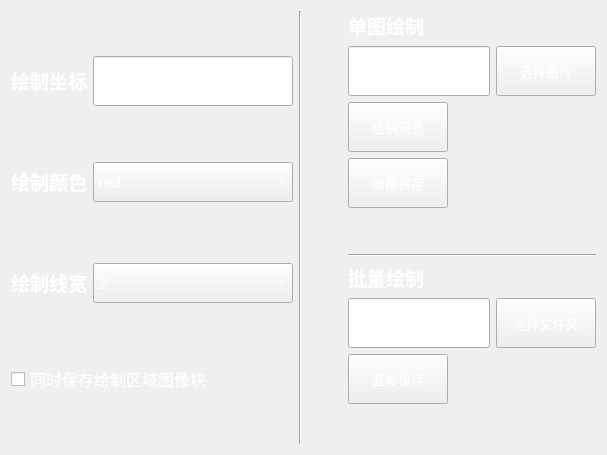
      <widget class="QWidget" name="drawBox">
       <layout class="QHBoxLayout" name="horizontalLayout_30">
        <item>
         <layout class="QVBoxLayout" name="verticalLayout_8">
          <item>
           <layout class="QHBoxLayout" name="horizontalLayout_27">
            <item>
             <widget class="QLabel" name="label_11">
              <property name="sizePolicy">
               <sizepolicy hsizetype="Fixed" vsizetype="Fixed">
                <horstretch>0</horstretch>
                <verstretch>0</verstretch>
               </sizepolicy>
              </property>
              <property name="minimumSize">
               <size>
                <width>0</width>
                <height>50</height>
               </size>
              </property>
              <property name="maximumSize">
               <size>
                <width>16777215</width>
                <height>50</height>
               </size>
              </property>
              <property name="font">
               <font>
                <family>Microsoft YaHei</family>
                <pointsize>14</pointsize>
                <weight>3</weight>
                <italic>false</italic>
                <bold>false</bold>
               </font>
              </property>
              <property name="styleSheet">
               <string notr="true">font: 25 14pt &quot;Microsoft YaHei&quot;;</string>
              </property>
              <property name="text">
               <string>&lt;html&gt;&lt;head/&gt;&lt;body&gt;&lt;p align=&quot;center&quot;&gt;&lt;span style=&quot; font-weight:600; color:#ffffff;&quot;&gt;绘制坐标&lt;/span&gt;&lt;/p&gt;&lt;/body&gt;&lt;/html&gt;</string>
              </property>
             </widget>
            </item>
            <item>
             <widget class="QLineEdit" name="drawPos">
              <property name="sizePolicy">
               <sizepolicy hsizetype="Expanding" vsizetype="Fixed">
                <horstretch>0</horstretch>
                <verstretch>0</verstretch>
               </sizepolicy>
              </property>
              <property name="minimumSize">
               <size>
                <width>200</width>
                <height>50</height>
               </size>
              </property>
              <property name="maximumSize">
               <size>
                <width>0</width>
                <height>50</height>
               </size>
              </property>
              <property name="font">
               <font>
                <pointsize>10</pointsize>
               </font>
              </property>
              <property name="styleSheet">
               <string notr="true">color: rgb(255, 255, 255);</string>
              </property>
              <property name="text">
               <string/>
              </property>
             </widget>
            </item>
           </layout>
          </item>
          <item>
           <layout class="QHBoxLayout" name="horizontalLayout_28">
            <item>
             <widget class="QLabel" name="label_15">
              <property name="sizePolicy">
               <sizepolicy hsizetype="Fixed" vsizetype="Fixed">
                <horstretch>0</horstretch>
                <verstretch>0</verstretch>
               </sizepolicy>
              </property>
              <property name="minimumSize">
               <size>
                <width>0</width>
                <height>50</height>
               </size>
              </property>
              <property name="maximumSize">
               <size>
                <width>16777215</width>
                <height>50</height>
               </size>
              </property>
              <property name="font">
               <font>
                <family>Microsoft YaHei</family>
                <pointsize>14</pointsize>
                <weight>3</weight>
                <italic>false</italic>
                <bold>false</bold>
               </font>
              </property>
              <property name="styleSheet">
               <string notr="true">font: 25 14pt &quot;Microsoft YaHei&quot;;</string>
              </property>
              <property name="text">
               <string>&lt;html&gt;&lt;head/&gt;&lt;body&gt;&lt;p align=&quot;center&quot;&gt;&lt;span style=&quot; font-weight:600; color:#ffffff;&quot;&gt;绘制颜色&lt;/span&gt;&lt;/p&gt;&lt;/body&gt;&lt;/html&gt;</string>
              </property>
             </widget>
            </item>
            <item>
             <widget class="QComboBox" name="drawColor">
              <property name="sizePolicy">
               <sizepolicy hsizetype="Expanding" vsizetype="Fixed">
                <horstretch>0</horstretch>
                <verstretch>0</verstretch>
               </sizepolicy>
              </property>
              <property name="minimumSize">
               <size>
                <width>100</width>
                <height>40</height>
               </size>
              </property>
              <property name="maximumSize">
               <size>
                <width>200</width>
                <height>40</height>
               </size>
              </property>
              <property name="font">
               <font>
                <pointsize>12</pointsize>
               </font>
              </property>
              <property name="styleSheet">
               <string notr="true">color: rgb(255, 255, 255);</string>
              </property>
              <item>
               <property name="text">
                <string>red</string>
               </property>
              </item>
              <item>
               <property name="text">
                <string>yellow</string>
               </property>
              </item>
              <item>
               <property name="text">
                <string>blue</string>
               </property>
              </item>
              <item>
               <property name="text">
                <string>green</string>
               </property>
              </item>
              <item>
               <property name="text">
                <string>brown</string>
               </property>
              </item>
              <item>
               <property name="text">
                <string>gray</string>
               </property>
              </item>
              <item>
               <property name="text">
                <string>purple</string>
               </property>
              </item>
              <item>
               <property name="text">
                <string>pink</string>
               </property>
              </item>
              <item>
               <property name="text">
                <string>black</string>
               </property>
              </item>
              <item>
               <property name="text">
                <string>white</string>
               </property>
              </item>
             </widget>
            </item>
           </layout>
          </item>
          <item>
           <layout class="QHBoxLayout" name="horizontalLayout_29">
            <item>
             <widget class="QLabel" name="label_16">
              <property name="sizePolicy">
               <sizepolicy hsizetype="Fixed" vsizetype="Fixed">
                <horstretch>0</horstretch>
                <verstretch>0</verstretch>
               </sizepolicy>
              </property>
              <property name="minimumSize">
               <size>
                <width>0</width>
                <height>50</height>
               </size>
              </property>
              <property name="maximumSize">
               <size>
                <width>16777215</width>
                <height>50</height>
               </size>
              </property>
              <property name="font">
               <font>
                <family>Microsoft YaHei</family>
                <pointsize>14</pointsize>
                <weight>3</weight>
                <italic>false</italic>
                <bold>false</bold>
               </font>
              </property>
              <property name="styleSheet">
               <string notr="true">font: 25 14pt &quot;Microsoft YaHei&quot;;</string>
              </property>
              <property name="text">
               <string>&lt;html&gt;&lt;head/&gt;&lt;body&gt;&lt;p align=&quot;center&quot;&gt;&lt;span style=&quot; font-weight:600; color:#ffffff;&quot;&gt;绘制线宽&lt;/span&gt;&lt;/p&gt;&lt;/body&gt;&lt;/html&gt;</string>
              </property>
             </widget>
            </item>
            <item>
             <widget class="QComboBox" name="drawWidth">
              <property name="sizePolicy">
               <sizepolicy hsizetype="Expanding" vsizetype="Fixed">
                <horstretch>0</horstretch>
                <verstretch>0</verstretch>
               </sizepolicy>
              </property>
              <property name="minimumSize">
               <size>
                <width>100</width>
                <height>40</height>
               </size>
              </property>
              <property name="maximumSize">
               <size>
                <width>200</width>
                <height>40</height>
               </size>
              </property>
              <property name="font">
               <font>
                <pointsize>12</pointsize>
               </font>
              </property>
              <property name="styleSheet">
               <string notr="true">color: rgb(255, 255, 255);</string>
              </property>
              <property name="currentIndex">
               <number>1</number>
              </property>
              <item>
               <property name="text">
                <string>1</string>
               </property>
              </item>
              <item>
               <property name="text">
                <string>2</string>
               </property>
              </item>
              <item>
               <property name="text">
                <string>3</string>
               </property>
              </item>
              <item>
               <property name="text">
                <string>4</string>
               </property>
              </item>
              <item>
               <property name="text">
                <string>5</string>
               </property>
              </item>
              <item>
               <property name="text">
                <string>6</string>
               </property>
              </item>
              <item>
               <property name="text">
                <string>7</string>
               </property>
              </item>
              <item>
               <property name="text">
                <string>8</string>
               </property>
              </item>
              <item>
               <property name="text">
                <string>9</string>
               </property>
              </item>
              <item>
               <property name="text">
                <string>10</string>
               </property>
              </item>
             </widget>
            </item>
           </layout>
          </item>
          <item>
           <widget class="QCheckBox" name="checkBox">
            <property name="minimumSize">
             <size>
              <width>0</width>
              <height>40</height>
             </size>
            </property>
            <property name="maximumSize">
             <size>
              <width>16777215</width>
              <height>40</height>
             </size>
            </property>
            <property name="font">
             <font>
              <pointsize>12</pointsize>
             </font>
            </property>
            <property name="layoutDirection">
             <enum>Qt::LeftToRight</enum>
            </property>
            <property name="styleSheet">
             <string notr="true">color: rgb(255, 255, 255);</string>
            </property>
            <property name="text">
             <string>同时保存绘制区域图像块</string>
            </property>
           </widget>
          </item>
         </layout>
        </item>
        <item>
         <widget class="Line" name="line_2">
          <property name="orientation">
           <enum>Qt::Vertical</enum>
          </property>
         </widget>
        </item>
        <item>
         <spacer name="horizontalSpacer_23">
          <property name="orientation">
           <enum>Qt::Horizontal</enum>
          </property>
          <property name="sizeType">
           <enum>QSizePolicy::Fixed</enum>
          </property>
          <property name="sizeHint" stdset="0">
           <size>
            <width>40</width>
            <height>20</height>
           </size>
          </property>
         </spacer>
        </item>
        <item>
         <layout class="QVBoxLayout" name="verticalLayout_10">
          <item>
           <widget class="QLabel" name="label_4">
            <property name="sizePolicy">
             <sizepolicy hsizetype="Fixed" vsizetype="Fixed">
              <horstretch>0</horstretch>
              <verstretch>0</verstretch>
             </sizepolicy>
            </property>
            <property name="font">
             <font>
              <family>Microsoft YaHei</family>
              <pointsize>14</pointsize>
              <weight>3</weight>
              <italic>false</italic>
              <bold>false</bold>
             </font>
            </property>
            <property name="styleSheet">
             <string notr="true">font: 25 14pt &quot;Microsoft YaHei&quot;;</string>
            </property>
            <property name="text">
             <string>&lt;html&gt;&lt;head/&gt;&lt;body&gt;&lt;p align=&quot;center&quot;&gt;&lt;span style=&quot; font-weight:600; color:#ffffff;&quot;&gt;单图绘制&lt;/span&gt;&lt;/p&gt;&lt;/body&gt;&lt;/html&gt;</string>
            </property>
           </widget>
          </item>
          <item>
           <layout class="QHBoxLayout" name="horizontalLayout_25">
            <item>
             <widget class="QLineEdit" name="singleDrawPath">
              <property name="sizePolicy">
               <sizepolicy hsizetype="Expanding" vsizetype="Fixed">
                <horstretch>0</horstretch>
                <verstretch>0</verstretch>
               </sizepolicy>
              </property>
              <property name="minimumSize">
               <size>
                <width>0</width>
                <height>50</height>
               </size>
              </property>
              <property name="maximumSize">
               <size>
                <width>1000</width>
                <height>50</height>
               </size>
              </property>
              <property name="font">
               <font>
                <pointsize>12</pointsize>
               </font>
              </property>
              <property name="styleSheet">
               <string notr="true">color: rgb(255, 255, 255);</string>
              </property>
              <property name="text">
               <string/>
              </property>
             </widget>
            </item>
            <item>
             <widget class="QPushButton" name="singleDrawButton">
              <property name="sizePolicy">
               <sizepolicy hsizetype="Fixed" vsizetype="Fixed">
                <horstretch>0</horstretch>
                <verstretch>0</verstretch>
               </sizepolicy>
              </property>
              <property name="minimumSize">
               <size>
                <width>100</width>
                <height>50</height>
               </size>
              </property>
              <property name="maximumSize">
               <size>
                <width>16777215</width>
                <height>50</height>
               </size>
              </property>
              <property name="font">
               <font>
                <family>Microsoft YaHei</family>
                <pointsize>10</pointsize>
               </font>
              </property>
              <property name="styleSheet">
               <string notr="true">color: rgb(255, 255, 255);</string>
              </property>
              <property name="text">
               <string>选择图片</string>
              </property>
             </widget>
            </item>
           </layout>
          </item>
          <item>
           <widget class="QPushButton" name="singleDrawPreview">
            <property name="sizePolicy">
             <sizepolicy hsizetype="Fixed" vsizetype="Fixed">
              <horstretch>0</horstretch>
              <verstretch>0</verstretch>
             </sizepolicy>
            </property>
            <property name="minimumSize">
             <size>
              <width>100</width>
              <height>50</height>
             </size>
            </property>
            <property name="maximumSize">
             <size>
              <width>16777215</width>
              <height>50</height>
             </size>
            </property>
            <property name="font">
             <font>
              <family>Microsoft YaHei</family>
              <pointsize>10</pointsize>
             </font>
            </property>
            <property name="styleSheet">
             <string notr="true">color: rgb(255, 255, 255);</string>
            </property>
            <property name="text">
             <string>绘制预览</string>
            </property>
           </widget>
          </item>
          <item>
           <widget class="QPushButton" name="singleDrawSave">
            <property name="sizePolicy">
             <sizepolicy hsizetype="Fixed" vsizetype="Fixed">
              <horstretch>0</horstretch>
              <verstretch>0</verstretch>
             </sizepolicy>
            </property>
            <property name="minimumSize">
             <size>
              <width>100</width>
              <height>50</height>
             </size>
            </property>
            <property name="maximumSize">
             <size>
              <width>16777215</width>
              <height>50</height>
             </size>
            </property>
            <property name="font">
             <font>
              <family>Microsoft YaHei</family>
              <pointsize>10</pointsize>
             </font>
            </property>
            <property name="styleSheet">
             <string notr="true">color: rgb(255, 255, 255);</string>
            </property>
            <property name="text">
             <string>直接保存</string>
            </property>
           </widget>
          </item>
          <item>
           <spacer name="verticalSpacer_4">
            <property name="orientation">
             <enum>Qt::Vertical</enum>
            </property>
            <property name="sizeHint" stdset="0">
             <size>
              <width>20</width>
              <height>40</height>
             </size>
            </property>
           </spacer>
          </item>
          <item>
           <widget class="Line" name="line_3">
            <property name="orientation">
             <enum>Qt::Horizontal</enum>
            </property>
           </widget>
          </item>
          <item>
           <widget class="QLabel" name="label_13">
            <property name="sizePolicy">
             <sizepolicy hsizetype="Fixed" vsizetype="Fixed">
              <horstretch>0</horstretch>
              <verstretch>0</verstretch>
             </sizepolicy>
            </property>
            <property name="font">
             <font>
              <family>Microsoft YaHei</family>
              <pointsize>14</pointsize>
              <weight>3</weight>
              <italic>false</italic>
              <bold>false</bold>
             </font>
            </property>
            <property name="styleSheet">
             <string notr="true">font: 25 14pt &quot;Microsoft YaHei&quot;;</string>
            </property>
            <property name="text">
             <string>&lt;html&gt;&lt;head/&gt;&lt;body&gt;&lt;p align=&quot;center&quot;&gt;&lt;span style=&quot; font-weight:600; color:#ffffff;&quot;&gt;批量绘制&lt;/span&gt;&lt;/p&gt;&lt;/body&gt;&lt;/html&gt;</string>
            </property>
           </widget>
          </item>
          <item>
           <layout class="QHBoxLayout" name="horizontalLayout_26">
            <item>
             <widget class="QLineEdit" name="batchDrawPath">
              <property name="sizePolicy">
               <sizepolicy hsizetype="Expanding" vsizetype="Fixed">
                <horstretch>0</horstretch>
                <verstretch>0</verstretch>
               </sizepolicy>
              </property>
              <property name="minimumSize">
               <size>
                <width>0</width>
                <height>50</height>
               </size>
              </property>
              <property name="maximumSize">
               <size>
                <width>1000</width>
                <height>50</height>
               </size>
              </property>
              <property name="font">
               <font>
                <pointsize>12</pointsize>
               </font>
              </property>
              <property name="styleSheet">
               <string notr="true">color: rgb(255, 255, 255);</string>
              </property>
              <property name="text">
               <string/>
              </property>
             </widget>
            </item>
            <item>
             <widget class="QPushButton" name="batchDrawButton">
              <property name="sizePolicy">
               <sizepolicy hsizetype="Fixed" vsizetype="Fixed">
                <horstretch>0</horstretch>
                <verstretch>0</verstretch>
               </sizepolicy>
              </property>
              <property name="minimumSize">
               <size>
                <width>100</width>
                <height>50</height>
               </size>
              </property>
              <property name="maximumSize">
               <size>
                <width>16777215</width>
                <height>50</height>
               </size>
              </property>
              <property name="font">
               <font>
                <family>Microsoft YaHei</family>
                <pointsize>10</pointsize>
               </font>
              </property>
              <property name="styleSheet">
               <string notr="true">color: rgb(255, 255, 255);</string>
              </property>
              <property name="text">
               <string>选择文件夹</string>
              </property>
             </widget>
            </item>
           </layout>
          </item>
          <item>
           <widget class="QPushButton" name="batchDrawSave">
            <property name="sizePolicy">
             <sizepolicy hsizetype="Fixed" vsizetype="Fixed">
              <horstretch>0</horstretch>
              <verstretch>0</verstretch>
             </sizepolicy>
            </property>
            <property name="minimumSize">
             <size>
              <width>100</width>
              <height>50</height>
             </size>
            </property>
            <property name="maximumSize">
             <size>
              <width>16777215</width>
              <height>50</height>
             </size>
            </property>
            <property name="font">
             <font>
              <family>Microsoft YaHei</family>
              <pointsize>10</pointsize>
             </font>
            </property>
            <property name="styleSheet">
             <string notr="true">color: rgb(255, 255, 255);</string>
            </property>
            <property name="text">
             <string>直接保存</string>
            </property>
           </widget>
          </item>
          <item>
           <spacer name="verticalSpacer_5">
            <property name="orientation">
             <enum>Qt::Vertical</enum>
            </property>
            <property name="sizeHint" stdset="0">
             <size>
              <width>20</width>
              <height>40</height>
             </size>
            </property>
           </spacer>
          </item>
         </layout>
        </item>
       </layout>
      </widget>
